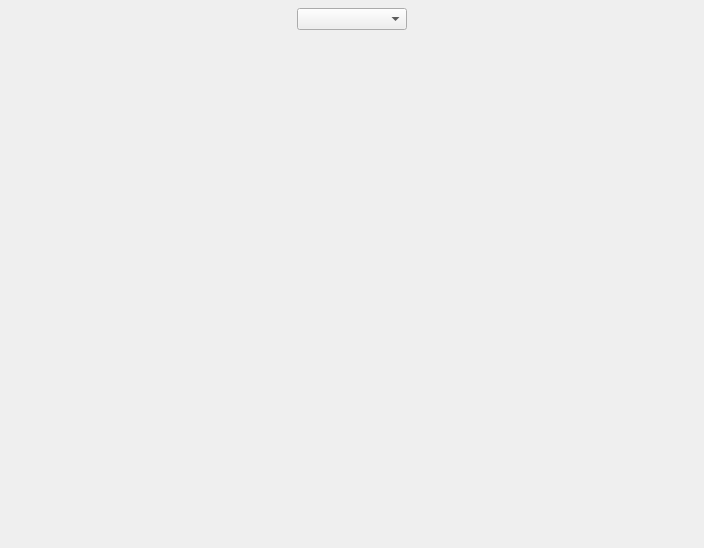
<?xml version="1.0" encoding="UTF-8"?>
<ui version="4.0">
 <class>PdfViewerWidget</class>
 <widget class="QWidget" name="PdfViewerWidget">
  <property name="geometry">
   <rect>
    <x>0</x>
    <y>0</y>
    <width>704</width>
    <height>548</height>
   </rect>
  </property>
  <property name="windowTitle">
   <string>Form</string>
  </property>
  <layout class="QVBoxLayout" name="verticalLayout">
   <property name="spacing">
    <number>0</number>
   </property>
   <property name="leftMargin">
    <number>0</number>
   </property>
   <property name="topMargin">
    <number>0</number>
   </property>
   <property name="rightMargin">
    <number>0</number>
   </property>
   <property name="bottomMargin">
    <number>0</number>
   </property>
   <item>
    <widget class="QFrame" name="frame">
     <property name="minimumSize">
      <size>
       <width>0</width>
       <height>38</height>
      </size>
     </property>
     <property name="maximumSize">
      <size>
       <width>16777215</width>
       <height>38</height>
      </size>
     </property>
     <property name="accessibleDescription">
      <string>tabbar_control</string>
     </property>
     <property name="frameShape">
      <enum>QFrame::Shape::NoFrame</enum>
     </property>
     <property name="frameShadow">
      <enum>QFrame::Shadow::Raised</enum>
     </property>
     <layout class="QHBoxLayout" name="horizontalLayout">
      <property name="spacing">
       <number>0</number>
      </property>
      <property name="leftMargin">
       <number>0</number>
      </property>
      <property name="topMargin">
       <number>0</number>
      </property>
      <property name="rightMargin">
       <number>0</number>
      </property>
      <property name="bottomMargin">
       <number>0</number>
      </property>
      <item>
       <spacer name="horizontalSpacer">
        <property name="orientation">
         <enum>Qt::Orientation::Horizontal</enum>
        </property>
        <property name="sizeHint" stdset="0">
         <size>
          <width>40</width>
          <height>20</height>
         </size>
        </property>
       </spacer>
      </item>
      <item>
       <widget class="QComboBox" name="comboBox">
        <property name="minimumSize">
         <size>
          <width>110</width>
          <height>0</height>
         </size>
        </property>
        <property name="maximumSize">
         <size>
          <width>110</width>
          <height>16777215</height>
         </size>
        </property>
        <property name="accessibleName">
         <string/>
        </property>
        <property name="accessibleDescription">
         <string>cbox</string>
        </property>
       </widget>
      </item>
      <item>
       <spacer name="horizontalSpacer_2">
        <property name="orientation">
         <enum>Qt::Orientation::Horizontal</enum>
        </property>
        <property name="sizeHint" stdset="0">
         <size>
          <width>40</width>
          <height>20</height>
         </size>
        </property>
       </spacer>
      </item>
     </layout>
    </widget>
   </item>
   <item>
    <widget class="QPdfView" name="pdfView" native="true">
     <property name="styleSheet">
      <string notr="true"/>
     </property>
    </widget>
   </item>
  </layout>
 </widget>
 <customwidgets>
  <customwidget>
   <class>QPdfView</class>
   <extends>QWidget</extends>
   <header>qpdfview.h</header>
   <container>1</container>
  </customwidget>
 </customwidgets>
 <resources/>
 <connections/>
</ui>
